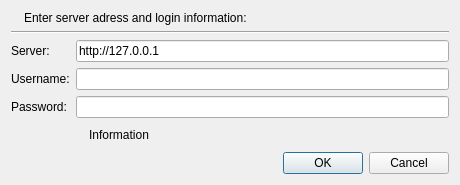
<?xml version="1.0" encoding="UTF-8"?>
<ui version="4.0">
 <class>LoginForm</class>
 <widget class="QDialog" name="LoginForm">
  <property name="geometry">
   <rect>
    <x>0</x>
    <y>0</y>
    <width>460</width>
    <height>185</height>
   </rect>
  </property>
  <property name="baseSize">
   <size>
    <width>0</width>
    <height>0</height>
   </size>
  </property>
  <property name="windowTitle">
   <string>Tovian - User login</string>
  </property>
  <property name="windowIcon">
   <iconset resource="../icons.qrc">
    <normaloff>:/icons/icons/app_icon.png</normaloff>:/icons/icons/app_icon.png</iconset>
  </property>
  <property name="sizeGripEnabled">
   <bool>false</bool>
  </property>
  <layout class="QVBoxLayout" name="verticalLayout">
   <item>
    <layout class="QHBoxLayout" name="horizontalLayout_2">
     <item>
      <widget class="QLabel" name="connectIcon">
       <property name="text">
        <string/>
       </property>
       <property name="pixmap">
        <pixmap resource="../icons.qrc">:/icons/icons/conect22.png</pixmap>
       </property>
      </widget>
     </item>
     <item>
      <widget class="QLabel" name="headerLbl">
       <property name="sizePolicy">
        <sizepolicy hsizetype="Expanding" vsizetype="Fixed">
         <horstretch>0</horstretch>
         <verstretch>0</verstretch>
        </sizepolicy>
       </property>
       <property name="text">
        <string>Enter server adress and login information:</string>
       </property>
      </widget>
     </item>
    </layout>
   </item>
   <item>
    <widget class="Line" name="line">
     <property name="orientation">
      <enum>Qt::Horizontal</enum>
     </property>
    </widget>
   </item>
   <item>
    <layout class="QGridLayout" name="gridLayout">
     <item row="0" column="0">
      <widget class="QLabel" name="serverLbl">
       <property name="sizePolicy">
        <sizepolicy hsizetype="Preferred" vsizetype="Fixed">
         <horstretch>0</horstretch>
         <verstretch>0</verstretch>
        </sizepolicy>
       </property>
       <property name="text">
        <string>Server:</string>
       </property>
      </widget>
     </item>
     <item row="0" column="1">
      <widget class="QLineEdit" name="serverEdit">
       <property name="sizePolicy">
        <sizepolicy hsizetype="Expanding" vsizetype="Fixed">
         <horstretch>0</horstretch>
         <verstretch>0</verstretch>
        </sizepolicy>
       </property>
       <property name="text">
        <string>http://127.0.0.1</string>
       </property>
      </widget>
     </item>
     <item row="1" column="0">
      <widget class="QLabel" name="usernameLbl">
       <property name="sizePolicy">
        <sizepolicy hsizetype="Preferred" vsizetype="Fixed">
         <horstretch>0</horstretch>
         <verstretch>0</verstretch>
        </sizepolicy>
       </property>
       <property name="text">
        <string>Username:</string>
       </property>
      </widget>
     </item>
     <item row="1" column="1">
      <widget class="QLineEdit" name="usernameEdit">
       <property name="sizePolicy">
        <sizepolicy hsizetype="Expanding" vsizetype="Fixed">
         <horstretch>0</horstretch>
         <verstretch>0</verstretch>
        </sizepolicy>
       </property>
       <property name="placeholderText">
        <string/>
       </property>
      </widget>
     </item>
     <item row="2" column="0">
      <widget class="QLabel" name="passwordLbl">
       <property name="sizePolicy">
        <sizepolicy hsizetype="Preferred" vsizetype="Fixed">
         <horstretch>0</horstretch>
         <verstretch>0</verstretch>
        </sizepolicy>
       </property>
       <property name="text">
        <string>Password:</string>
       </property>
      </widget>
     </item>
     <item row="2" column="1">
      <widget class="QLineEdit" name="passwordEdit">
       <property name="sizePolicy">
        <sizepolicy hsizetype="Expanding" vsizetype="Fixed">
         <horstretch>0</horstretch>
         <verstretch>0</verstretch>
        </sizepolicy>
       </property>
       <property name="echoMode">
        <enum>QLineEdit::Password</enum>
       </property>
       <property name="placeholderText">
        <string/>
       </property>
      </widget>
     </item>
     <item row="3" column="1">
      <layout class="QHBoxLayout" name="horizontalLayout">
       <item>
        <widget class="QLabel" name="infoIcon">
         <property name="enabled">
          <bool>true</bool>
         </property>
         <property name="sizePolicy">
          <sizepolicy hsizetype="Minimum" vsizetype="Preferred">
           <horstretch>0</horstretch>
           <verstretch>0</verstretch>
          </sizepolicy>
         </property>
         <property name="minimumSize">
          <size>
           <width>0</width>
           <height>0</height>
          </size>
         </property>
         <property name="maximumSize">
          <size>
           <width>32</width>
           <height>32</height>
          </size>
         </property>
         <property name="baseSize">
          <size>
           <width>0</width>
           <height>0</height>
          </size>
         </property>
         <property name="text">
          <string/>
         </property>
         <property name="pixmap">
          <pixmap resource="../icons.qrc">:/icons/icons/info16.png</pixmap>
         </property>
        </widget>
       </item>
       <item>
        <widget class="QLabel" name="warningLbl">
         <property name="sizePolicy">
          <sizepolicy hsizetype="Expanding" vsizetype="Preferred">
           <horstretch>0</horstretch>
           <verstretch>0</verstretch>
          </sizepolicy>
         </property>
         <property name="text">
          <string>Information</string>
         </property>
        </widget>
       </item>
       <item>
        <spacer name="verticalSpacer">
         <property name="orientation">
          <enum>Qt::Vertical</enum>
         </property>
         <property name="sizeType">
          <enum>QSizePolicy::Expanding</enum>
         </property>
         <property name="sizeHint" stdset="0">
          <size>
           <width>20</width>
           <height>40</height>
          </size>
         </property>
        </spacer>
       </item>
      </layout>
     </item>
     <item row="4" column="0" colspan="2">
      <widget class="QDialogButtonBox" name="buttonBox">
       <property name="sizePolicy">
        <sizepolicy hsizetype="Expanding" vsizetype="Fixed">
         <horstretch>0</horstretch>
         <verstretch>0</verstretch>
        </sizepolicy>
       </property>
       <property name="maximumSize">
        <size>
         <width>16777215</width>
         <height>16777215</height>
        </size>
       </property>
       <property name="orientation">
        <enum>Qt::Horizontal</enum>
       </property>
       <property name="standardButtons">
        <set>QDialogButtonBox::Cancel|QDialogButtonBox::Ok</set>
       </property>
      </widget>
     </item>
    </layout>
   </item>
  </layout>
 </widget>
 <resources>
  <include location="../icons.qrc"/>
  <include location="../icons.qrc"/>
 </resources>
 <connections>
  <connection>
   <sender>buttonBox</sender>
   <signal>accepted()</signal>
   <receiver>LoginForm</receiver>
   <slot>accept()</slot>
   <hints>
    <hint type="sourcelabel">
     <x>248</x>
     <y>254</y>
    </hint>
    <hint type="destinationlabel">
     <x>157</x>
     <y>274</y>
    </hint>
   </hints>
  </connection>
  <connection>
   <sender>buttonBox</sender>
   <signal>rejected()</signal>
   <receiver>LoginForm</receiver>
   <slot>reject()</slot>
   <hints>
    <hint type="sourcelabel">
     <x>316</x>
     <y>260</y>
    </hint>
    <hint type="destinationlabel">
     <x>286</x>
     <y>274</y>
    </hint>
   </hints>
  </connection>
 </connections>
</ui>
